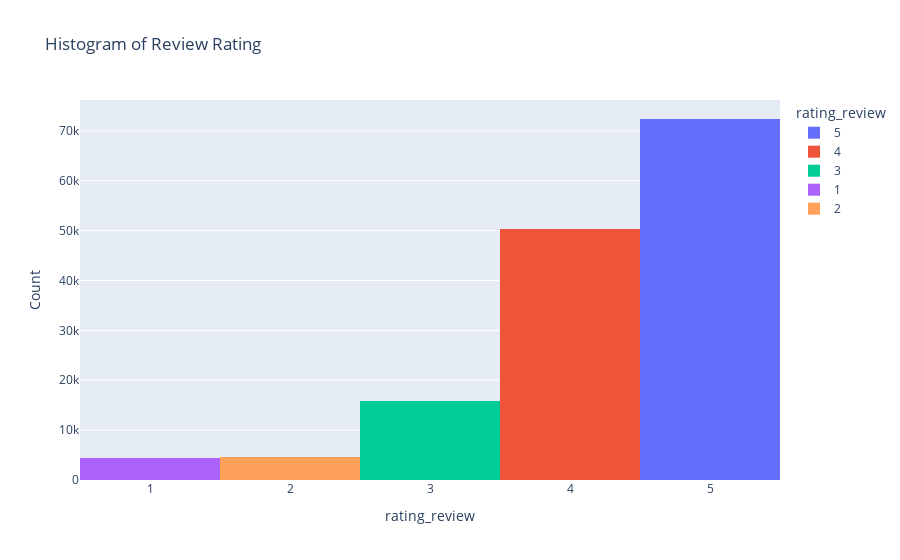

Notebook source saved alongside this figure:
### Code cell
# count of ratings
fig = px.histogram(df, x = 'rating_review', title = 'Histogram of Review Rating',
             color = 'rating_review')
fig.update_yaxes(title = 'Count')
fig.show()

### Figure 1 — Plotly figure (JSON) as saved in the notebook; plotly's stock layout.template omitted (floating-point values rounded to 4 significant figures; data arrays with more than 128 entries replaced by an {"elided": "..."} marker saying what was removed)
{"data": [{"alignmentgroup": "True", "bingroup": "x", "hovertemplate": "rating_review=%{x}<br>count=%{y}<extra></extra>", "legendgroup": "5", "marker": {"color": "#636efa", "pattern": {"shape": ""}}, "name": "5", "offsetgroup": "5", "orientation": "v", "showlegend": true, "type": "histogram", "x": {"elided": "72389 int values"}, "xaxis": "x", "yaxis": "y"}, {"alignmentgroup": "True", "bingroup": "x", "hovertemplate": "rating_review=%{x}<br>count=%{y}<extra></extra>", "legendgroup": "4", "marker": {"color": "#EF553B", "pattern": {"shape": ""}}, "name": "4", "offsetgroup": "4", "orientation": "v", "showlegend": true, "type": "histogram", "x": {"elided": "50248 int values"}, "xaxis": "x", "yaxis": "y"}, {"alignmentgroup": "True", "bingroup": "x", "hovertemplate": "rating_review=%{x}<br>count=%{y}<extra></extra>", "legendgroup": "3", "marker": {"color": "#00cc96", "pattern": {"shape": ""}}, "name": "3", "offsetgroup": "3", "orientation": "v", "showlegend": true, "type": "histogram", "x": {"elided": "15935 int values"}, "xaxis": "x", "yaxis": "y"}, {"alignmentgroup": "True", "bingroup": "x", "hovertemplate": "rating_review=%{x}<br>count=%{y}<extra></extra>", "legendgroup": "1", "marker": {"color": "#ab63fa", "pattern": {"shape": ""}}, "name": "1", "offsetgroup": "1", "orientation": "v", "showlegend": true, "type": "histogram", "x": {"elided": "4455 int values"}, "xaxis": "x", "yaxis": "y"}, {"alignmentgroup": "True", "bingroup": "x", "hovertemplate": "rating_review=%{x}<br>count=%{y}<extra></extra>", "legendgroup": "2", "marker": {"color": "#FFA15A", "pattern": {"shape": ""}}, "name": "2", "offsetgroup": "2", "orientation": "v", "showlegend": true, "type": "histogram", "x": {"elided": "4552 int values"}, "xaxis": "x", "yaxis": "y"}], "layout": {"barmode": "relative", "legend": {"title": {"text": "rating_review"}, "tracegroupgap": 0}, "title": {"text": "Histogram of Review Rating"}, "xaxis": {"anchor": "y", "categoryarray": [5, 4, 3, 1, 2], "categoryorder": "array", "domain": [0, 1], "title": {"text": "rating_review"}}, "yaxis": {"anchor": "x", "domain": [0, 1], "title": {"text": "Count"}}}}
